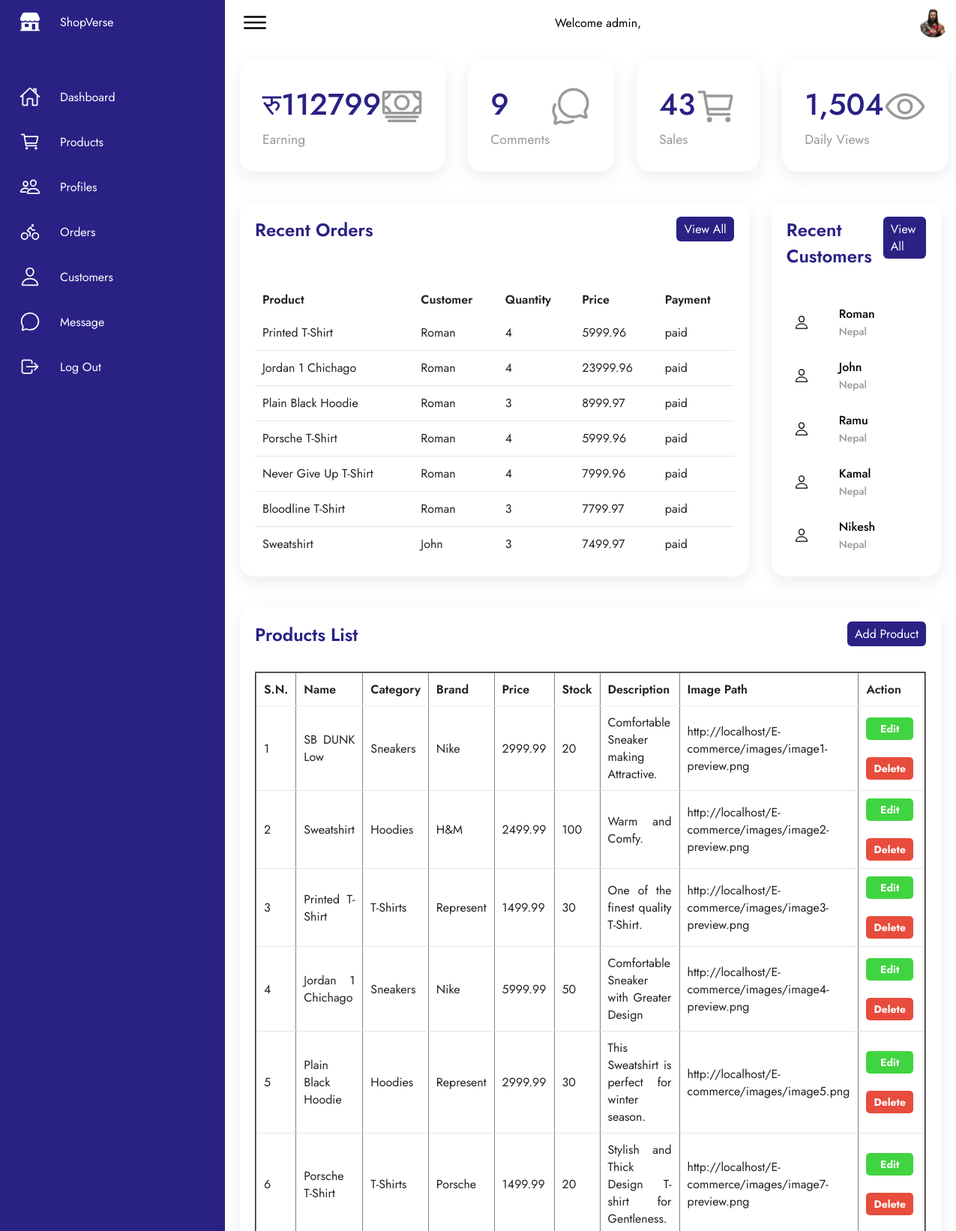
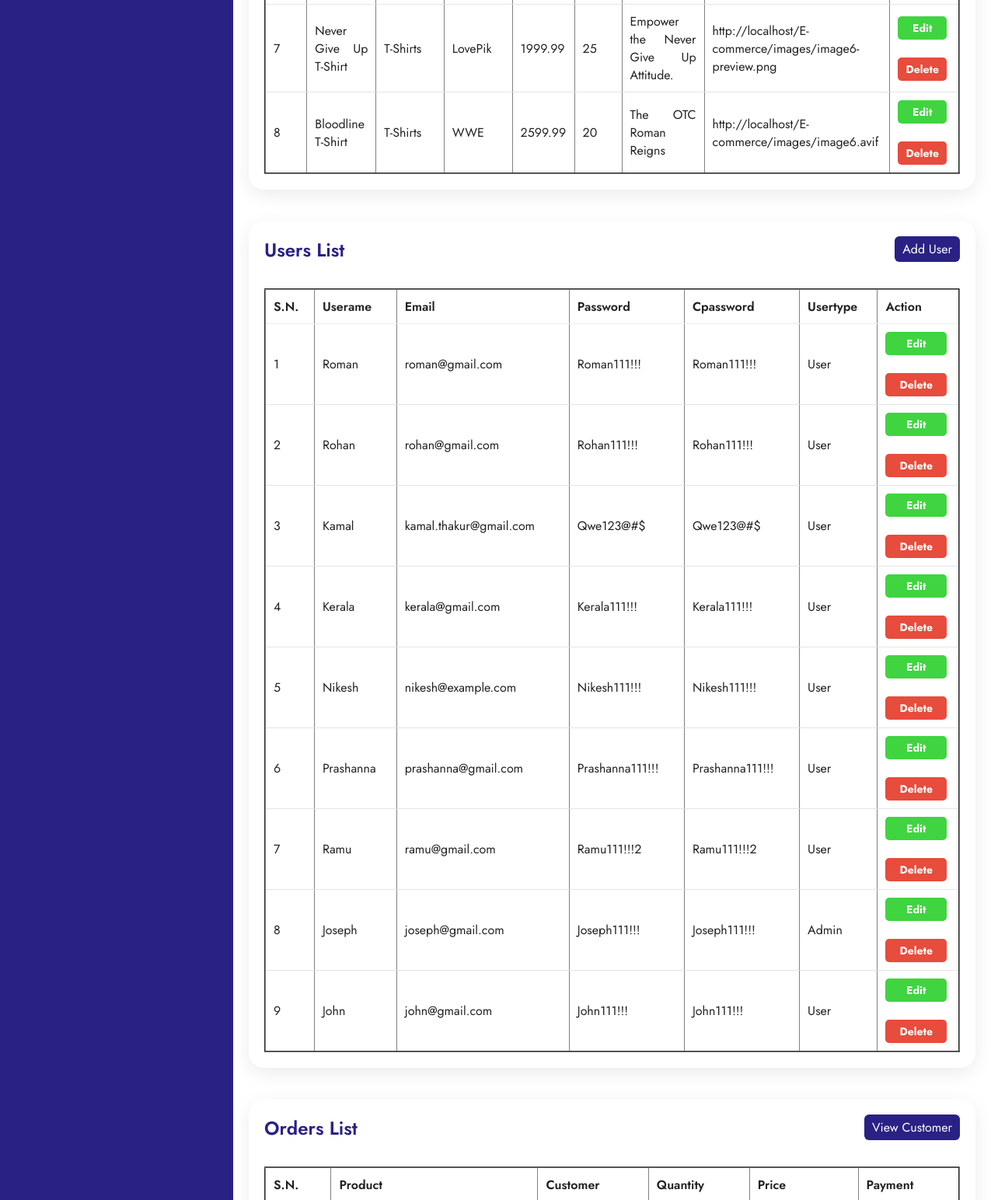
Page /Admin_Dashboard/index.php (signed in, upper part) on the committed database (2 pictures, top to bottom).
### tables this page shows
CREATE TABLE `products` (
  `product_id` int(11) NOT NULL,
  `name` varchar(100) NOT NULL,
  `category` varchar(100) NOT NULL,
  `brand` varchar(100) NOT NULL,
  `price` float NOT NULL,
  `stock` int(11) NOT NULL,
  `description` varchar(200) NOT NULL,
  `image_path` varchar(100) NOT NULL
);

### Admin_Dashboard/index.php (the view, shortened to what the rows shown need)
<?php
include "../dbconfig.php";
?>
<!DOCTYPE html>
<html lang="en">
<head>
    <link rel="stylesheet" href="https://cdnjs.cloudflare.com/ajax/libs/font-awesome/6.5.1/css/all.min.css"
 />
    <link rel="stylesheet" href="assets/css/style.css" />
</head>
<body>
    <div class="container">
        <div class="main">
            <div id="dashboard" class="dashboard" style="display:block;">
                <div class="details">
                    <div class="recentOrders">
                        <div class="cardHeader">
                            <h2>Recent Orders</h2>
                        </div>
                        <table>
                            <thead>
                                <tr>
                                    <td>Product</td>
                                    <td>Customer</td>
                                    <td>Quantity</td>
                                    <td>Price</td>
                                    <td>Payment</td>
                                </tr>
                            </thead>
                        </table>
                    </div>
                    <div class="recentCustomers">
                        <div class="cardHeader">
                            <h2>Recent Customers</h2>
                        </div>
                    </div>
                </div>
            </div>
            <div id="product" class="dashboard" style="display:block;">
                <div class="details grid">
                    <div class="recentOrders">
                        <div class="cardHeader">
                            <h2>Products List</h2>
                        </div>
                        <table border="2px">
                            <thead>
                                <tr>
                                    <td>S.N.</td>
                                    <td>Name</td>
                                    <td>Category</td>
                                    <td>Brand</td>
                                    <td>Price</td>
                                    <td>Stock</td>
                                    <td>Description</td>
                                    <td>Image Path</td>
                                    <td>Action</td>
                                </tr>
                            </thead>
                            <tbody>
                                <?php
                                $sql = "SELECT * FROM `products`;";
                                $result = $conn->query($sql);
                                if ($result->num_rows > 0) {
                                    $sn = 1;
                                    while ($row = $result->fetch_assoc()) {
                                        ?>
                                <tr>
                                    <td><?php echo $sn; ?></td>
                                    <td><?php echo $row['name']; ?></td>
                                    <td><?php echo $row['category']; ?></td>
                                    <td><?php echo $row['brand']; ?></td>
                                    <td><?php echo $row['price']; ?></td>
                                    <td><?php echo $row['stock']; ?></td>
                                    <td><?php echo $row['description']; ?></td>
                                    <td><?php echo $row['image_path']; ?></td>
                                    <td><a class="btn-edit" data-id=<?php echo $row['product_id']; ?>>Edit</a>
                                        <a class="btn-delete" data-id=<?php echo $row['product_id']; ?>
                                            onclick="deleteProduct(<?php echo $row['product_id']; ?>)">Delete</a>
                                    </td>
                                </tr>
                                <?php
                                        $sn++;
                                    }
                                }
                                ?>
                            </tbody>
                        </table>
                    </div>
                </div>
            </div>
            <div id="profile" class="dashboard" style="display:block;">
                <div class="details grid">
                    <div class="recentOrders">
                        <div class="cardHeader">
                            <h2>Users List</h2>
                        </div>
                        <table border="2px">
                            <thead>
                                <tr>
                                    <td>S.N.</td>
                                    <td>Userame</td>
                                    <td>Email</td>
                                    <td>Password</td>
                                    <td>Cpassword</td>
                                    <td>Usertype</td>
                                    <td>Action</td>
                                </tr>
                            </thead>
                            <tbody>
                                <?php
                                $sql = "SELECT * FROM `login`;";
                                $result = $conn->query($sql);
                                if ($result->num_rows > 0) {
                                    $sn = 1;
                                    while ($row = $result->fetch_assoc()) {
                                        ?>
                                <tr>
                                    <td><?php echo $sn; ?></td>
                                    <td><?php echo $row['username']; ?></td>
                                    <td><?php echo $row['email']; ?></td>
                                    <td><?php echo $row['password']; ?></td>
                                    <td><?php echo $row['cpassword']; ?></td>
                                    <td><?php echo $row['usertype']; ?></td>
                                    <td><a class="btn-edit1" data-id=<?php echo $row['user_id']; ?>
                                            onclick="openUpdateUserPopup(<?php echo $row['user_id']; ?>)">Edit</a>
                                        <a class="btn-delete btn-delete-user" data-id=<?php echo $row['user_id']; ?>
                                            onclick="deleteUser(<?php echo $row['user_id'] ?>)">Delete</a>
                                    </td>
                                </tr>
                                <?php
                                        $sn++;
                                    }
                                }
                                ?>
                            </tbody>
                        </table>
                    </div>
                </div>
            </div>
            <div id="order" class="dashboard" style="display:block;">
                <div class="details grid">
                    <div class="recentOrders">
                        <div class="cardHeader">
                            <h2>Orders List</h2>
                        </div>
                        <table border="2px">
                            <thead>
                                <tr>
                                    <td>S.N.</td>
                                    <td>Product</td>
                                    <td>Customer</td>
                                    <td>Quantity</td>
                                    <td>Price</td>
                                    <td>Payment</td>
                                </tr>
                            </thead>
                        </table>
                    </div>
                </div>
            </div>
        </div>
    </div>
</body>
</html>

### rows in the picture
products: name "SB DUNK Low", category "Sneakers", brand "Nike", price "2999.99", stock "20", description "Comfortable Sneaker making Attractive.", image_path "http://localhost/E-commerce/images/image1-preview.png"
products: name "Sweatshirt", category "Hoodies", brand "H&M", price "2499.99", stock "100", description "Warm and Comfy.", image_path "http://localhost/E-commerce/images/image2-preview.png"
products: name "Printed T-Shirt", category "T-Shirts", brand "Represent", price "1499.99", stock "30", description "One of the finest quality T-Shirt.", image_path "http://localhost/E-commerce/images/image3-preview.png"
products: name "Jordan 1 Chichago", category "Sneakers", brand "Nike", price "5999.99", stock "50", description "Comfortable Sneaker with Greater Design", image_path "http://localhost/E-commerce/images/image4-preview.png"
products: name "Plain Black Hoodie", category "Hoodies", brand "Represent", price "2999.99", stock "30", description "This Sweatshirt is perfect for winter season.", image_path "http://localhost/E-commerce/images/image5.png"
products: name "Porsche T-Shirt", category "T-Shirts", brand "Porsche", price "1499.99", stock "20", description "Stylish and Thick Design T-shirt for Gentleness.", image_path "http://localhost/E-commerce/images/image7-preview.png"
products: name "Never Give Up T-Shirt", category "T-Shirts", brand "LovePik", price "1999.99", stock "25", description "Empower the Never Give Up Attitude.", image_path "http://localhost/E-commerce/images/image6-preview.png"
products: name "Bloodline T-Shirt", category "T-Shirts", brand "WWE", price "2599.99", stock "20", description "The OTC Roman Reigns", image_path "http://localhost/E-commerce/images/image6.avif"

### other values in the picture
$row['earnings'] "112799"
$row['messages'] "9"
$row['total_sales_quantity'] "43"
$row['product'] "Printed T-Shirt"
$row['username'] "Roman"
$row['quantity'] "4"
$row['price'] "5999.96"
$row['payment_status'] "paid"
$row['product'] "Jordan 1 Chichago"
$row['price'] "23999.96"
$row['product'] "Plain Black Hoodie"
$row['quantity'] "3"
$row['price'] "8999.97"
$row['product'] "Porsche T-Shirt"
$row['product'] "Never Give Up T-Shirt"
